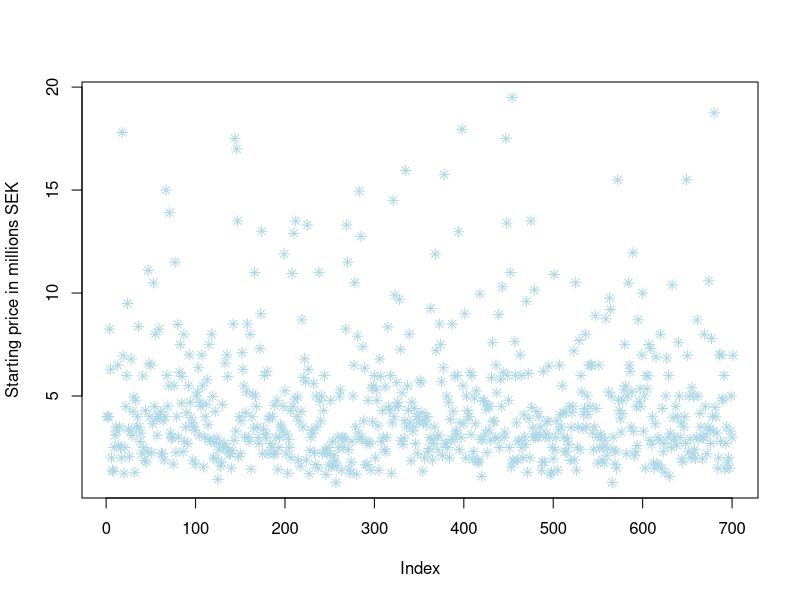
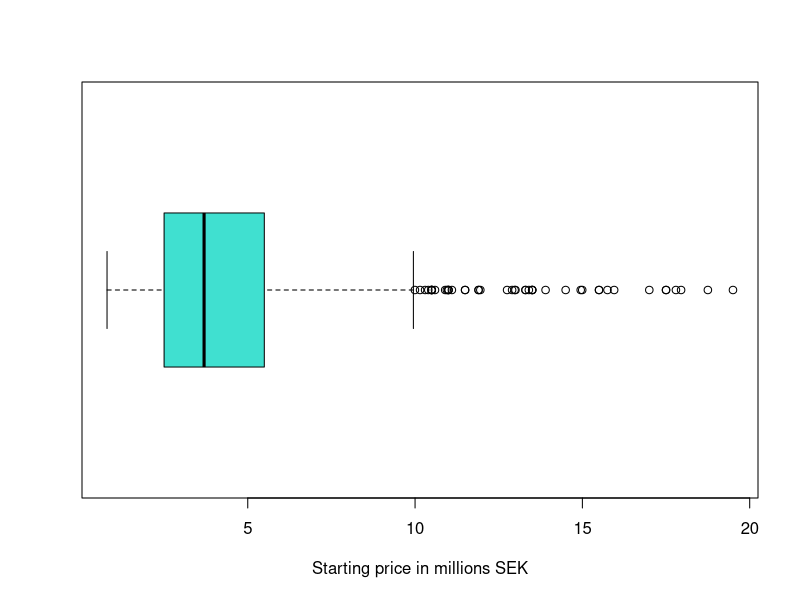
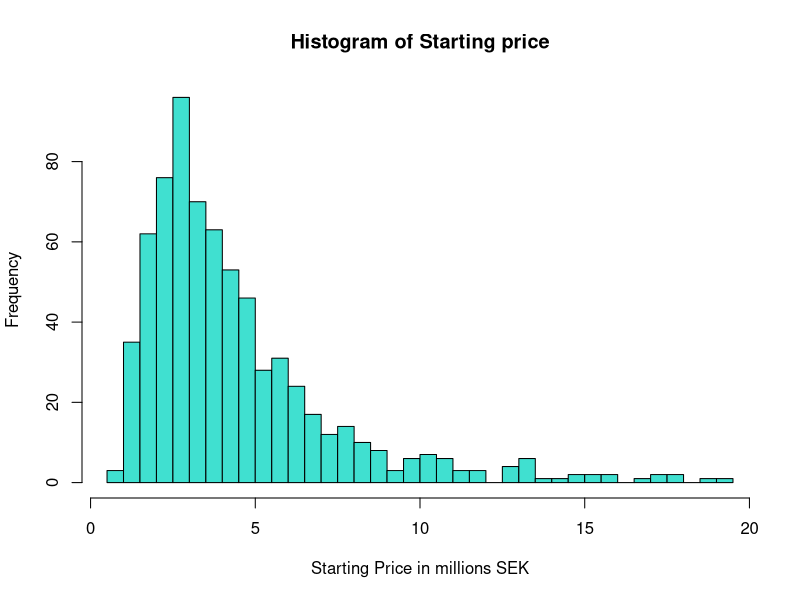
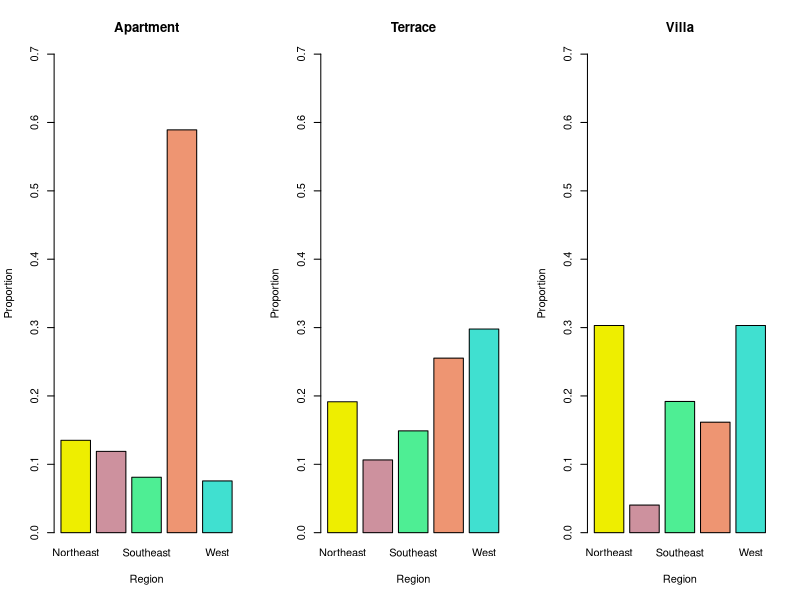
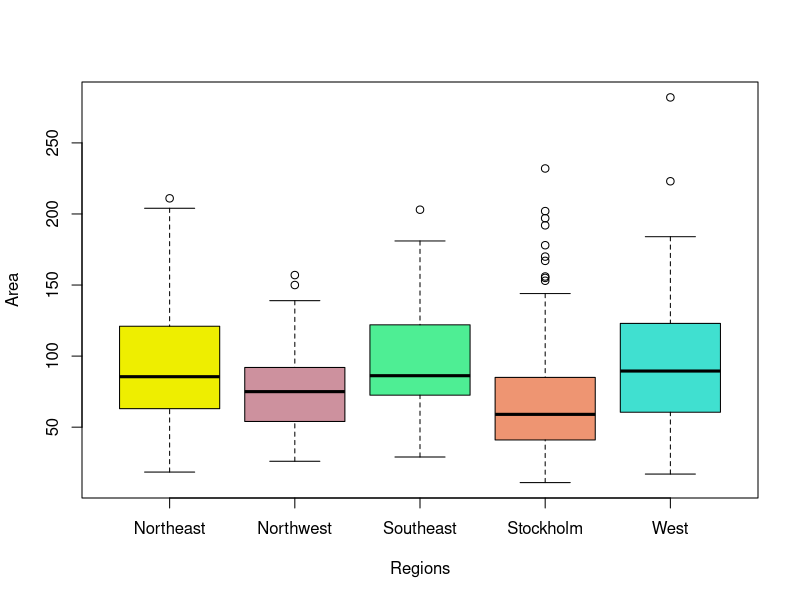
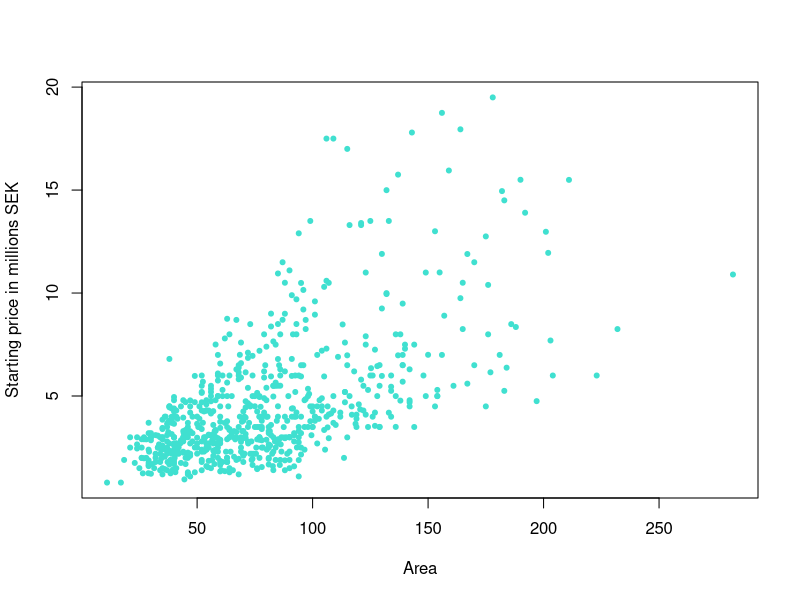
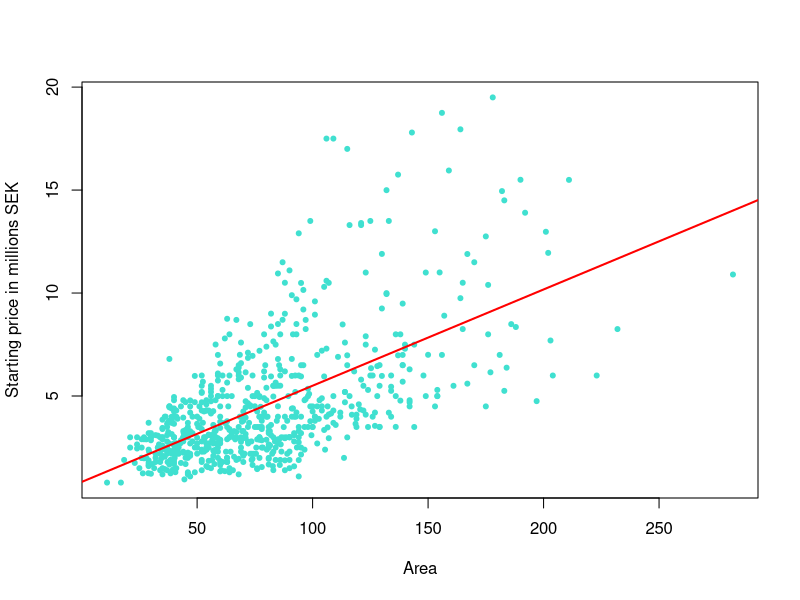
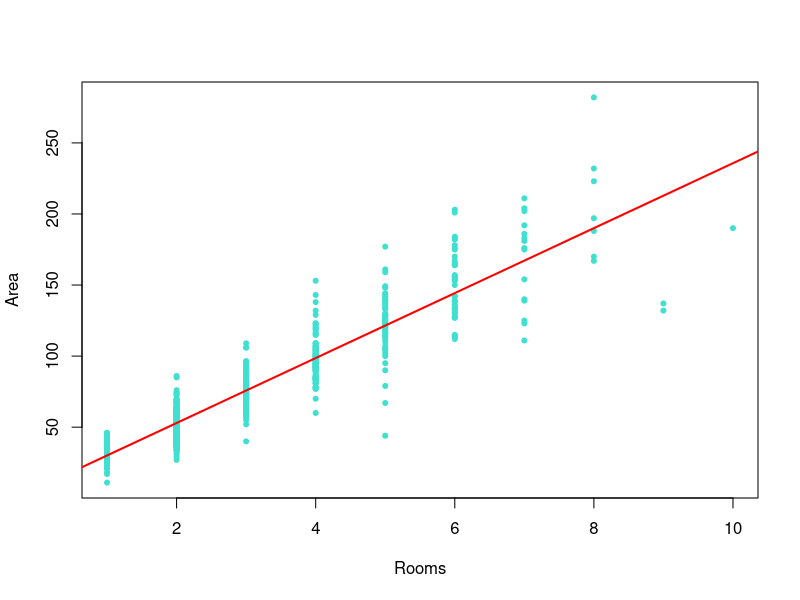

The R script that drew these images, in order:
# This is Caroline's code

# Hola Patito Pablo and Big boss Steven and Fantastic Faezeh
# Also sorry 


library(readxl)
test <- read_excel("test.xlsx")
data <- read_excel("dataset01.xlsx")

# Data transformation

data$STARTING_PRICE <- data$STARTING_PRICE / 1000000
data$REGION <- as.factor(data$REGION)
data$TYPE <- as.factor(data$TYPE)
data$BALCONY <- as.factor(data$BALCONY)

# Q1 - Analyze STARTING_PRICE in terms of location, variability, shape, outliers. Numerical + graphical tools

summary(data$STARTING_PRICE)
var(data$STARTING_PRICE)
sd(data$STARTING_PRICE)

plot(data$STARTING_PRICE, pch = 8, col = "lightblue", ylab = "Starting price in millions SEK")
boxplot(data$STARTING_PRICE, col = "turquoise", horizontal = T, xlab = "Starting price in millions SEK")
hist(data$STARTING_PRICE, breaks = 35, col = "turquoise", xlab = "Starting Price in millions SEK", main = "Histogram of Starting price")

# Q2 - Analyze simultaneously REGION and TYPE

for (i in levels(data$REGION)) {
  region <- data[data$REGION == i, ]
  table <- round(prop.table(table(region$TYPE)), 2)
  cat(i)
  print(table)
  cat("\n")
}

par(mfrow = c(1, 3))
for (i in levels(data$TYPE)) {
  type_data <- data[data$TYPE == i, ]
  prop_table <- prop.table(table(type_data$REGION))
  barplot(prop_table, main = paste(i), xlab = "Region", ylab = "Proportion", names.arg = names(prop_table),
          col = c("yellow2", "pink3", "seagreen2", "lightsalmon2","turquoise"),
          ylim = c(0, 0.7))
}

# Q3 - Analyze simultaneously REGION and AREA

for (i in levels(data$REGION)) {
  region <- data[data$REGION == i, ]
  cat(i, "\n")
  print(summary(region$AREA))
  cat("\n")
}

par(mfrow = c(1,1))
boxplot(data$AREA ~ data$REGION, col = c("yellow2", "pink3", "seagreen2", "lightsalmon2","turquoise"), ylab = "Area", xlab = "Regions")

# Q4 - Analyze relationship between the variables STARTING_PRICE and AREA. 

cor(data$AREA, data$STARTING_PRICE)

plot(STARTING_PRICE ~ AREA, data = data, xlab = "Area", ylab = "Starting price in millions SEK", col = "turquoise", pch = 20, cex = 1)

# Q5 - Fit a linear regression explaining STARTING_PRICE by AREA.

lm_model <- lm(STARTING_PRICE ~ AREA, data = data)
summary(lm_model)
plot(STARTING_PRICE ~ AREA, data = data, xlab = "Area", ylab = "Starting price in millions SEK", col = "turquoise", pch = 20, cex = 1)
abline(lm_model, col = "red", lwd = 2)

# Q6 - Fit a linear regression explaining STARTING_PRICE by REGION, TYPE, BALCONY, ROOMS, AREA.

round(cor(data[, c("ROOMS", "AREA", "STARTING_PRICE")]), 3)
plot(AREA ~ ROOMS, data = data, xlab = "Rooms", ylab = "Area", col = "turquoise", pch = 20, cex = 1)
abline(lm(AREA ~ ROOMS, data = data), col = "red", lwd = 2)

mr_model <- lm(STARTING_PRICE ~ REGION + TYPE + BALCONY + ROOMS + AREA, data = data)
summary(mr_model)

# Improved MRM (remove rooms then balcony because insignificant)
mr_model2 <- lm(STARTING_PRICE ~ REGION + TYPE + AREA, data = data)
summary(mr_model2)

par(mfrow = c(2, 3))

colours <- c("yellow2", "pink3", "turquoise")
for (i in levels(data$REGION)) {
    region <- data[data$REGION == i, ]
    
    plot(region$AREA, region$STARTING_PRICE,
         main = paste("Starting price vs area in", i),
         xlab = "Area", ylab = "Starting Price in millions SEK",
         pch = 19, col = colours[region$TYPE], cex = 1.5)
    
    legend("topleft", legend = c("Apartment", "Terrace", "Villa"), fill = colours, title = "Type", cex = 0.8)
}

# Q7 - Predict starting prices for dataset test

test_pred <- predict(mr_model, newdata = test)
test$STARTING_PRICE <- test_pred
head(test)







